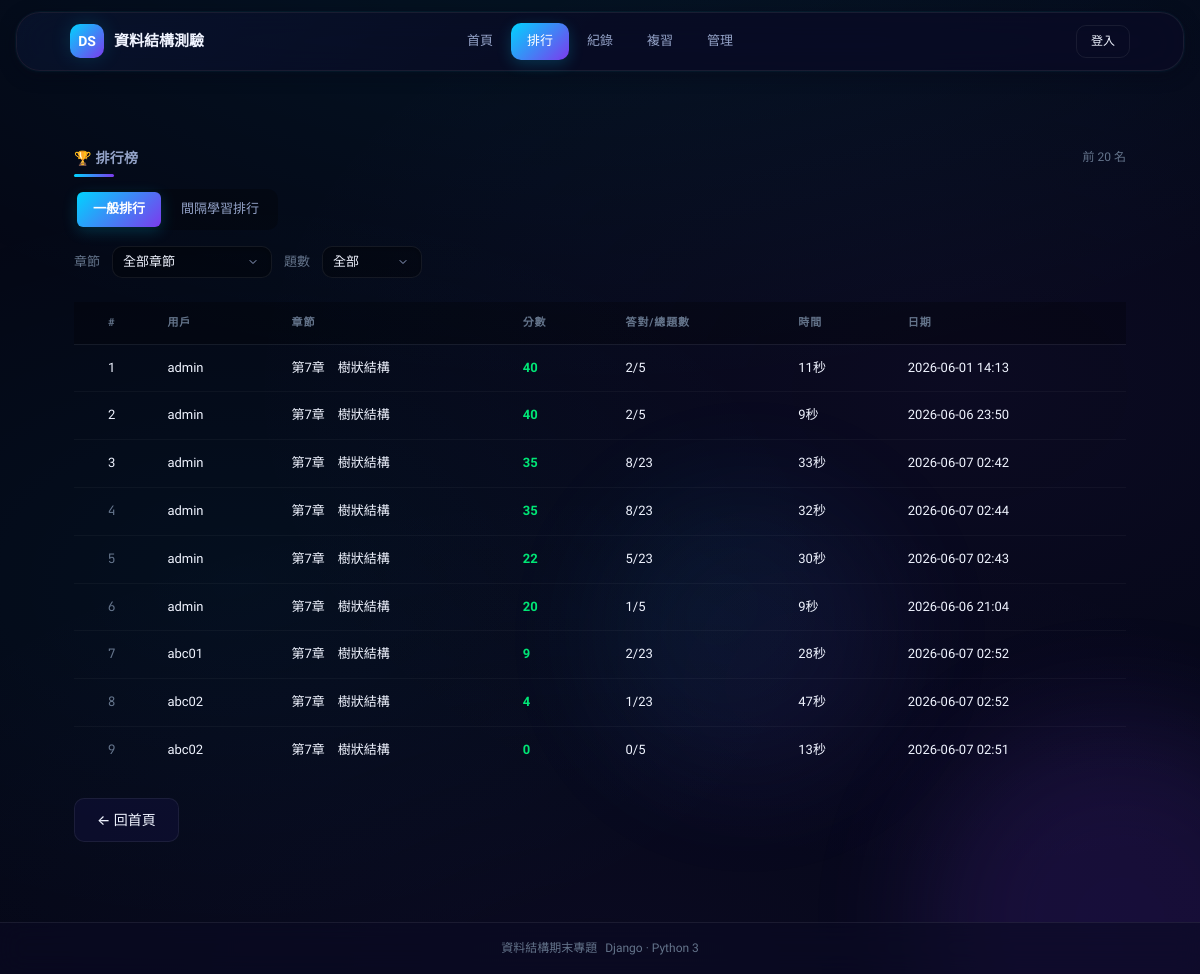
Page /leaderboard/ on the committed database.
### quiz_app/models.py (models this page shows, shortened)
class QuizRecord(models.Model):
    user = models.ForeignKey(User, on_delete=models.CASCADE, null=True, blank=True, verbose_name='使用者')
    chapter = models.CharField(max_length=50, verbose_name='章節')
    total_questions = models.IntegerField(verbose_name='總題數')
    correct_count = models.IntegerField(verbose_name='答對題數')
    score = models.FloatField(verbose_name='分數')
    time_spent = models.IntegerField(verbose_name='耗時(秒)', default=0)
    is_sr = models.BooleanField(default=False, verbose_name='間隔學習法')
    created_at = models.DateTimeField(auto_now_add=True, verbose_name='作答時間')
    class Meta:
        verbose_name = '作答記錄'
        verbose_name_plural = '作答記錄'
        ordering = ['-created_at']

class User(AbstractUser):
    nickname = models.CharField(max_length=50, blank=True, verbose_name='暱稱')
    student_class = models.CharField(max_length=50, blank=True, null=True, verbose_name='班級')
    is_teacher = models.BooleanField(default=False, verbose_name='教師身分')
    class Meta:
        verbose_name = '使用者'
        verbose_name_plural = '使用者'

### quiz_app/views.py (the view)
# urls.py: path('leaderboard/', views.leaderboard, name='leaderboard'),
def leaderboard(request):
    chapter = request.GET.get('chapter', '')
    q_count = request.GET.get('count', '')
    qs = QuizRecord.objects.filter(is_sr=False)
    if chapter:
        qs = qs.filter(chapter=chapter)
    if q_count:
        try:
            qs = qs.filter(total_questions=int(q_count))
        except ValueError:
            pass
    records = qs.order_by('-score')[:20]
    for record in records:
        record.time_minutes = record.time_spent // 60
        record.time_seconds = record.time_spent % 60
    chapters_list = sorted(set(
        QuizRecord.objects.values_list('chapter', flat=True)
    ))
    return render(request, 'quiz_app/leaderboard.html', {
        'records': records,
        'mode': 'general',
        'chapters': chapters_list,
        'selected_chapter': chapter,
        'selected_count': q_count,
    })

### quiz_app/templates/quiz_app/leaderboard.html (shortened to what this page needs)
<!DOCTYPE html>
<html lang="zh-Hant">
<head>
  {% load static %}
  <link rel="stylesheet" href="{% static 'quiz_app/css/style.css' %}"/>
</head>
<body>
  <div class="stars">
  </div>
  <div class="floating-orb"></div>
  <div class="floating-orb"></div>
<div class="app">
  <header class="header">
    <div class="header-inner">
      <a class="brand" href="{% url 'home' %}">
        <span class="brand-icon">DS</span>
        <span>資料結構測驗</span>
      </a>
      <nav class="nav" id="main-nav">
        <a class="nav-link" href="{% url 'home' %}">首頁</a>
        <a class="nav-link active" href="{% url 'leaderboard' %}">排行</a>
        <a class="nav-link" href="{% url 'quiz_records' %}">紀錄</a>
        <a class="nav-link" href="{% url 'wrong_answers' %}">複習</a>
        <a class="nav-link" href="{% url 'admin_panel' %}">管理</a>
      </nav>
      <div class="header-meta">
        {% if user.is_authenticated %}
          <span class="tag tag-cyan" id="user-tag" onclick="openProfileModal()" style="cursor:pointer;" data-nickname="{{ user.nickname|default:'' }}" data-email="{{ user.email|default:'' }}" data-student-class="{{ user.student_class|default:'' }}">{{ user.nickname|default:user.username }}</span>
          <a href="{% url 'logout' %}" class="btn btn-sm btn-ghost">登出</a>
        {% else %}
          <a href="{% url 'login' %}" class="btn btn-sm btn-ghost">登入</a>
        {% endif %}
      </div>
    </div>
  </header>
  <main>
    <div class="container">
      <div class="section-head">
        <h3 class="section-title">🏆 排行榜</h3>
        <span class="section-meta">前 20 名</span>
      </div>
      <div class="seg" style="margin-bottom:16px;">
        <a href="{% url 'leaderboard' %}?chapter={{ selected_chapter }}&count={{ selected_count }}" class="{% if mode == 'general' %}active{% endif %}">一般排行</a>
        <a href="{% url 'sr_leaderboard' %}?chapter={{ selected_chapter }}&count={{ selected_count }}" class="{% if mode == 'sr' %}active{% endif %}">間隔學習排行</a>
      </div>
      <form method="get" action="{% if mode == 'sr' %}{% url 'sr_leaderboard' %}{% else %}{% url 'leaderboard' %}{% endif %}" style="display:flex;gap:12px;align-items:center;margin-bottom:24px;flex-wrap:wrap;">
        <label class="dim" style="font-size:13px;">章節</label>
        <select class="input input-sm" name="chapter" onchange="this.form.submit()" style="width:auto;min-width:160px;">
          <option value="">全部章節</option>
        </select>
        <label class="dim" style="font-size:13px;">題數</label>
        <select class="input input-sm" name="count" onchange="this.form.submit()" style="width:auto;min-width:100px;">
          <option value="">全部</option>
        </select>
      </form>
      {% if records %}
      <table class="table">
        <thead>
          <tr>
            <th style="text-align:center;">#</th>
            <th>用戶</th>
            <th>章節</th>
            <th>分數</th>
            <th>答對/總題數</th>
            <th>時間</th>
            <th>日期</th>
          </tr>
        </thead>
        <tbody>
          {% for record in records %}
          <tr>
            <td style="text-align:center;">
              {% if forloop.counter == 1 %}
              <span class="rank-medal rank-1">1</span>
              {% elif forloop.counter == 2 %}
              <span class="rank-medal rank-2">2</span>
              {% elif forloop.counter == 3 %}
              <span class="rank-medal rank-3">3</span>
              {% else %}
              <span class="mono dim">{{ forloop.counter }}</span>
              {% endif %}
            </td>
            <td>{{ record.user.nickname|default:record.user.username|default:"匿名" }}</td>
            <td>{{ record.chapter }}</td>
            <td style="color:var(--mint);font-weight:600;">{{ record.score|floatformat:0 }}</td>
            <td>{{ record.correct_count }}/{{ record.total_questions }}</td>
            <td>
              {% if record.time_minutes > 0 %}{{ record.time_minutes }}分{% endif %}{{ record.time_seconds }}秒
            </td>
            <td class="dim">{{ record.created_at|date:"Y-m-d H:i" }}</td>
          </tr>
          {% endfor %}
        </tbody>
      </table>
      {% endif %}
      <div style="margin-top:24px;">
        <a class="btn" href="{% url 'home' %}">← 回首頁</a>
      </div>
    </div>
  </main>
  <footer class="app-footer">
    <div class="container footer-inner" style="padding:0;">
      <div class="dim" style="font-size:12px">資料結構期末專題</div>
      <div class="dim" style="font-size:12px">Django · Python 3</div>
    </div>
  </footer>
</div>
</body>
</html>

### rows in the picture
QuizRecord: shows "1", user.nickname "admin", chapter "第7章 樹狀結構", score "40", correct_count "2", total_questions "5", time_seconds "11", created_at "2026-06-01 14:13"
QuizRecord: shows "2", user.nickname "admin", chapter "第7章 樹狀結構", score "40", correct_count "2", total_questions "5", time_seconds "9", created_at "2026-06-06 23:50"
QuizRecord: shows "3", user.nickname "admin", chapter "第7章 樹狀結構", score "35", correct_count "8", total_questions "23", time_seconds "33", created_at "2026-06-07 02:42"
QuizRecord: user.nickname "admin", chapter "第7章 樹狀結構", score "35", correct_count "8", total_questions "23", time_seconds "32", created_at "2026-06-07 02:44"
QuizRecord: user.nickname "admin", chapter "第7章 樹狀結構", score "22", correct_count "5", total_questions "23", time_seconds "30", created_at "2026-06-07 02:43"
QuizRecord: user.nickname "admin", chapter "第7章 樹狀結構", score "20", correct_count "1", total_questions "5", time_seconds "9", created_at "2026-06-06 21:04"
QuizRecord: user.nickname "abc01", chapter "第7章 樹狀結構", score "9", correct_count "2", total_questions "23", time_seconds "28", created_at "2026-06-07 02:52"
QuizRecord: user.nickname "abc02", chapter "第7章 樹狀結構", score "4", correct_count "1", total_questions "23", time_seconds "47", created_at "2026-06-07 02:52"
QuizRecord: user.nickname "abc02", chapter "第7章 樹狀結構", score "0", correct_count "0", total_questions "5", time_seconds "13", created_at "2026-06-07 02:51"
